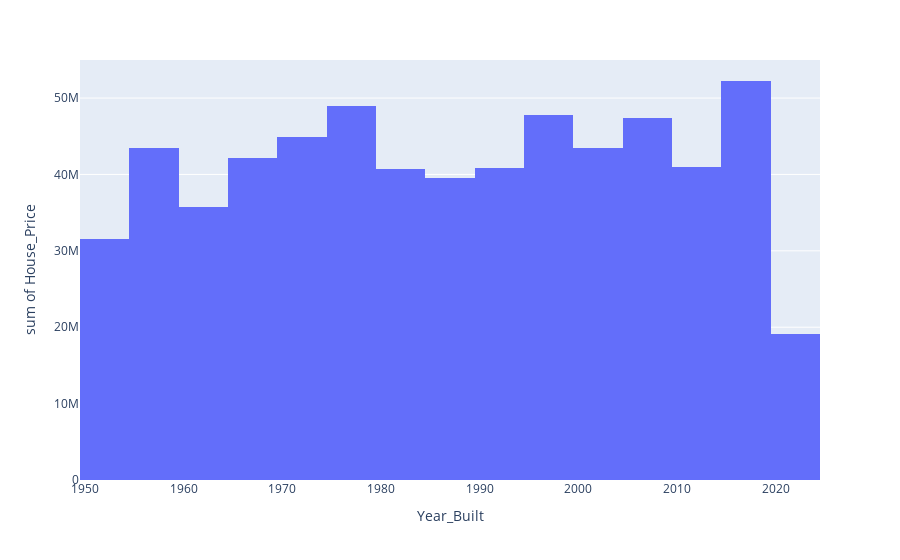
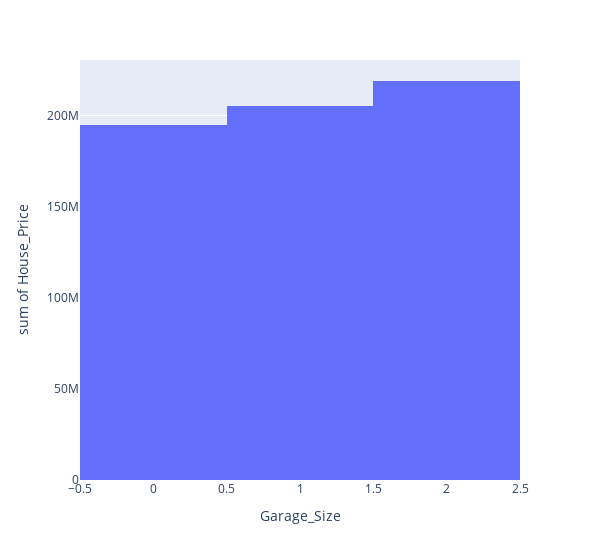

Here is the notebook cell these charts were saved with, in order:
### Code cell
# passo 2 - explorar os dados
import plotly.express as px
import matplotlib.pyplot as plt

fig = px.histogram(tabela, 'Year_Built', 'House_Price')
fig.show()

fig_garage = px.histogram(tabela, 'Garage_Size', 'House_Price', width=600)
fig_garage.show()

agrupado_bed = tabela.groupby('Num_Bedrooms')['House_Price'].mean()
display(agrupado_bed)

agrupado_bath = tabela.groupby('Num_Bathrooms')['House_Price'].mean()
display(agrupado_bath)

### Figure 1 — Plotly figure (JSON) as saved in the notebook; plotly's stock layout.template omitted (floating-point values rounded to 4 significant figures; data arrays with more than 128 entries replaced by an {"elided": "..."} marker saying what was removed)
{"data": [{"bingroup": "x", "histfunc": "sum", "hovertemplate": "Year_Built=%{x}<br>sum of House_Price=%{y}<extra></extra>", "legendgroup": "", "marker": {"color": "#636efa", "pattern": {"shape": ""}}, "name": "", "orientation": "v", "showlegend": false, "type": "histogram", "x": {"elided": "1000 int values"}, "xaxis": "x", "y": {"elided": "1000 float values"}, "yaxis": "y"}], "layout": {"barmode": "relative", "legend": {"tracegroupgap": 0}, "margin": {"t": 60}, "xaxis": {"anchor": "y", "domain": [0, 1], "title": {"text": "Year_Built"}}, "yaxis": {"anchor": "x", "domain": [0, 1], "title": {"text": "sum of House_Price"}}}}

### Figure 2 — Plotly figure (JSON) as saved in the notebook; plotly's stock layout.template omitted (floating-point values rounded to 4 significant figures; data arrays with more than 128 entries replaced by an {"elided": "..."} marker saying what was removed)
{"data": [{"bingroup": "x", "histfunc": "sum", "hovertemplate": "Garage_Size=%{x}<br>sum of House_Price=%{y}<extra></extra>", "legendgroup": "", "marker": {"color": "#636efa", "pattern": {"shape": ""}}, "name": "", "orientation": "v", "showlegend": false, "type": "histogram", "x": {"elided": "1000 int values"}, "xaxis": "x", "y": {"elided": "1000 float values"}, "yaxis": "y"}], "layout": {"barmode": "relative", "legend": {"tracegroupgap": 0}, "margin": {"t": 60}, "width": 600, "xaxis": {"anchor": "y", "domain": [0, 1], "title": {"text": "Garage_Size"}}, "yaxis": {"anchor": "x", "domain": [0, 1], "title": {"text": "sum of House_Price"}}}}
